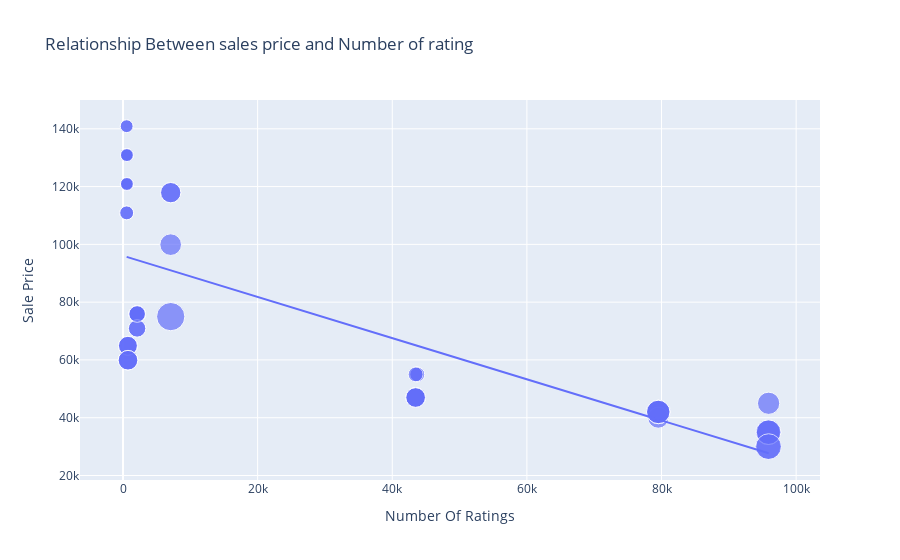

Notebook code cell kept with this figure:
### Code cell
figure = px.scatter(data_frame = data, x = "Number Of Ratings",
                    y = "Sale Price", size = "Discount Percentage", trendline ='ols', 
                    title = "Relationship Between sales price and Number of rating")
figure.show()

### Figure 1 — Plotly figure (JSON) as saved in the notebook; plotly's stock layout.template omitted (floating-point values rounded to 4 significant figures)
{"data": [{"hovertemplate": "Number Of Ratings=%{x}<br>Sale Price=%{y}<br>Discount Percentage=%{marker.size}<extra></extra>", "legendgroup": "", "marker": {"color": "#636efa", "size": [0, 0, 0, 0, 0, 0, 0, 0, 0, 20, 16, 20, 20, 20, 0, 0, 0, 0, 29, 15, 0, 15, 17, 18, 6, 6, 13, 6, 14, 10, 7, 6, 6, 13, 13, 10, 10, 6, 14, 6, 10, 6, 11, 11, 10, 14, 7, 6, 6, 6, 8, 8, 24, 22, 22, 22, 8, 24, 14, 14, 14, 14], "sizemode": "area", "sizeref": 0.0725, "symbol": "circle"}, "mode": "markers", "name": "", "orientation": "v", "showlegend": false, "type": "scatter", "x": [3431, 3431, 3431, 11202, 11202, 3431, 3431, 11202, 1454, 79512, 79512, 79582, 79512, 79512, 1078, 1078, 1078, 1078, 7088, 7088, 1078, 7088, 7081, 95909, 542, 580, 740, 545, 740, 2101, 545, 580, 580, 730, 730, 2101, 2101, 580, 740, 580, 2092, 545, 2101, 2092, 2101, 740, 545, 580, 580, 580, 43707, 43707, 95807, 95909, 95807, 95909, 43470, 95909, 43470, 43470, 43470, 43470], "xaxis": "x", "y": [49900, 84900, 84900, 77000, 77000, 49900, 49900, 77000, 89900, 41999, 39999, 41999, 41999, 41999, 131900, 117100, 131900, 117100, 74999, 117900, 117100, 117900, 99900, 44999, 140900, 130900, 64900, 120900, 59900, 75900, 110900, 130900, 120900, 64900, 64900, 75900, 75900, 120900, 59900, 120900, 75900, 140900, 70900, 70900, 75900, 59900, 110900, 120900, 130900, 130900, 54999, 54999, 29999, 34999, 34999, 34999, 54999, 29999, 46999, 46999, 46999, 46999], "yaxis": "y"}, {"hovertemplate": "<b>OLS trendline</b><br>Sale Price = -0.712783 * Number Of Ratings + 96054.8<br>R<sup>2</sup>=0.492139<br><br>Number Of Ratings=%{x}<br>Sale Price=%{y} <b>(trend)</b><extra></extra>", "legendgroup": "", "marker": {"color": "#636efa", "symbol": "circle"}, "mode": "lines", "name": "", "showlegend": false, "type": "scatter", "x": [542, 545, 545, 545, 545, 580, 580, 580, 580, 580, 580, 580, 580, 730, 730, 740, 740, 740, 740, 1078, 1078, 1078, 1078, 1078, 1454, 2092, 2092, 2101, 2101, 2101, 2101, 2101, 3431, 3431, 3431, 3431, 3431, 7081, 7088, 7088, 7088, 11202, 11202, 11202, 43470, 43470, 43470, 43470, 43470, 43707, 43707, 79512, 79512, 79512, 79512, 79582, 95807, 95807, 95909, 95909, 95909, 95909], "xaxis": "x", "y": [95670.0, 95670.0, 95670.0, 95670.0, 95670.0, 95640.0, 95640.0, 95640.0, 95640.0, 95640.0, 95640.0, 95640.0, 95640.0, 95530.0, 95530.0, 95530.0, 95530.0, 95530.0, 95530.0, 95290.0, 95290.0, 95290.0, 95290.0, 95290.0, 95020.0, 94560.0, 94560.0, 94560.0, 94560.0, 94560.0, 94560.0, 94560.0, 93610.0, 93610.0, 93610.0, 93610.0, 93610.0, 91010.0, 91000.0, 91000.0, 91000.0, 88070.0, 88070.0, 88070.0, 65070.0, 65070.0, 65070.0, 65070.0, 65070.0, 64900.0, 64900.0, 39380.0, 39380.0, 39380.0, 39380.0, 39330.0, 27770.0, 27770.0, 27690.0, 27690.0, 27690.0, 27690.0], "yaxis": "y"}], "layout": {"autosize": true, "legend": {"itemsizing": "constant", "tracegroupgap": 0}, "title": {"text": "Relationship Between sales price and Number of rating"}, "xaxis": {"anchor": "y", "autorange": true, "domain": [0, 1], "range": [-5957.0, 103000.0], "title": {"text": "Number Of Ratings"}, "type": "linear"}, "yaxis": {"anchor": "x", "autorange": true, "domain": [0, 1], "range": [11530.0, 153700.0], "title": {"text": "Sale Price"}, "type": "linear"}}}
